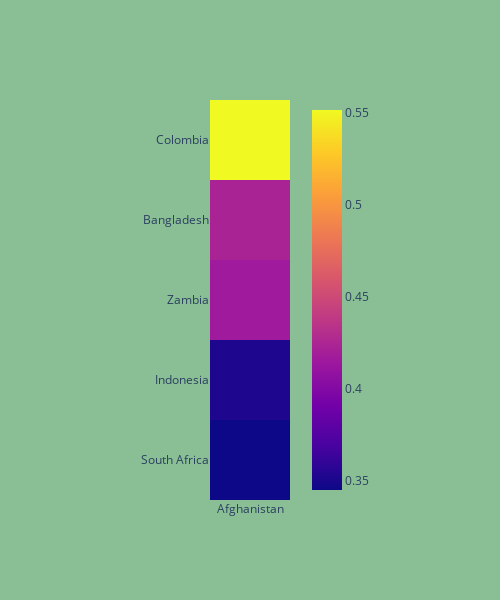

Notebook cell for this chart:
### Code cell
# это штука делает кореляцию не уродливой
# lisc = list(dfc.columns)
# inp='Afghanistan' #Afghanistan
# inpcol=lisc.index(inp)
# c = dfc.corr()
# cd=c.iloc[:,[inpcol]]
# cd=cd.sort_values(by=inp,ascending=False)
# cd=cd[1:6]
# sns.heatmap(cd,annot=True) # vmin=0,vmax=1
# plt.show()
fig2 = px.imshow(cd)
fig2.update_layout(height=600,width=500,
    plot_bgcolor = colors['background'],
    paper_bgcolor = colors['background1'],
    margin=dict(l=200, r=200, b=100, t=100))
# fig2['layout'].update(height=600,     
# plot_bgcolor = colors['background'],
# paper_bgcolor = colors['background1'],
# )

### Figure 1 — Plotly figure (JSON) as saved in the notebook; plotly's stock layout.template omitted (floating-point values rounded to 4 significant figures)
{"data": [{"coloraxis": "coloraxis", "hovertemplate": "x: %{x}<br>y: %{y}<br>color: %{z}<extra></extra>", "name": "0", "type": "heatmap", "x": ["Afghanistan"], "xaxis": "x", "y": ["Colombia", "Bangladesh", "Zambia", "Indonesia", "South Africa"], "yaxis": "y", "z": [[0.5514], [0.4227], [0.4158], [0.3523], [0.3451]]}], "layout": {"coloraxis": {"colorscale": [[0, "#0d0887"], [0.1111, "#46039f"], [0.2222, "#7201a8"], [0.3333, "#9c179e"], [0.4444, "#bd3786"], [0.5556, "#d8576b"], [0.6667, "#ed7953"], [0.7778, "#fb9f3a"], [0.8889, "#fdca26"], [1, "#f0f921"]]}, "height": 600, "margin": {"b": 100, "l": 200, "r": 200, "t": 100}, "paper_bgcolor": "#8abf95", "plot_bgcolor": "#D9E6FC", "width": 500, "xaxis": {"anchor": "y", "constrain": "domain", "domain": [0, 1], "scaleanchor": "y"}, "yaxis": {"anchor": "x", "autorange": "reversed", "constrain": "domain", "domain": [0, 1]}}}
